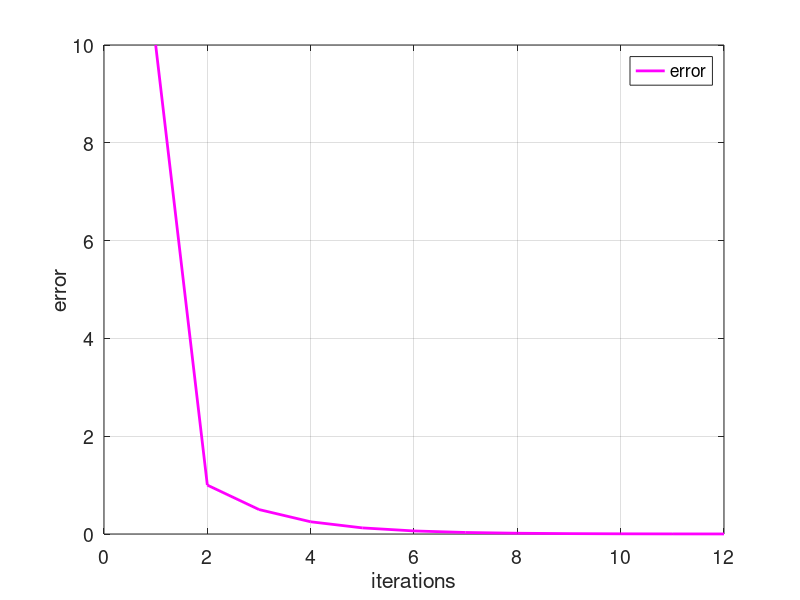

Write the MATLAB code that produced this figure.
input('Ejercicio 3, metodo biseccion, intervalos(-2,0)\n');
xi = -2;
xu = 0;
i = 1;
e(i) = 10;

while(e(i)>0.001)

    xr = (xi + xu)/2;

    g_xl = (xi^3-(10*xi)-5);
    g_xr = (xr^3-(10*xr)-5);
    g_xu = (xu^3-(10*xu)-5);

    if(g_xl*g_xr<0)
        xu = xr;
        e(i + 1) = abs(xr - xi);
    end

    if(g_xu*g_xr<0)
        xi = xr;
        e(i + 1) = abs(xr - xu);
    end
    i = i + 1;
    if(g_xu*g_xr==0);
        xr = xr;
    end
end

tamanyo = size(e);
ite = 1:1:tamanyo(2);

figure('DefaultAxesFontSize',14)
set(gcf,'color','white')
plot(ite,e,'color',[1,0,1],'linewidth',2)
grid on
xlabel('iterations')
ylabel('error')
legend('error')